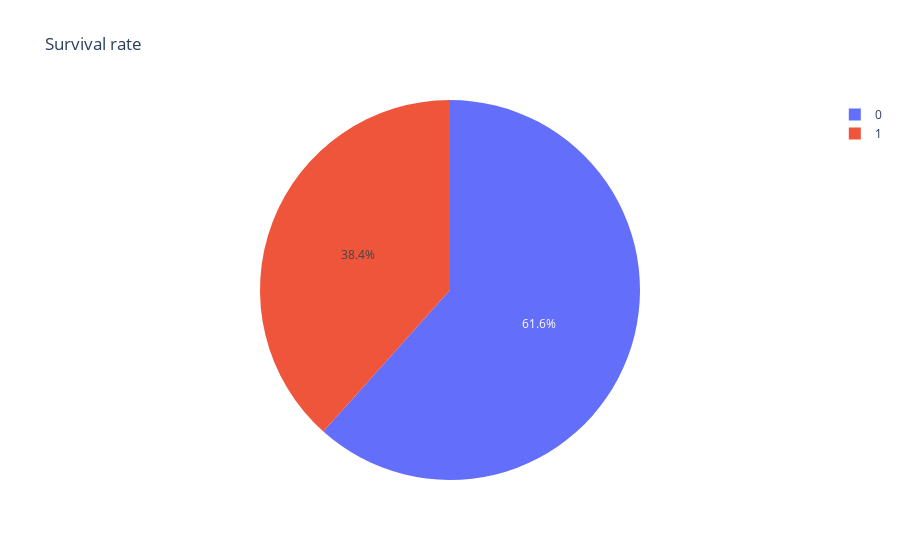

Here is the notebook cell this chart was saved with:
### Code cell
import plotly.express as px
fig4 = px.pie(df1,names='Survived',color='Survived', title="Survival rate")
             
fig4.show()

### Figure 1 — Plotly figure (JSON) as saved in the notebook; plotly's stock layout.template omitted (floating-point values rounded to 4 significant figures; data arrays with more than 128 entries replaced by an {"elided": "..."} marker saying what was removed)
{"data": [{"customdata": {"elided": "891x1 int values"}, "domain": {"x": [0, 1], "y": [0, 1]}, "hovertemplate": "Survived=%{customdata[0]}<extra></extra>", "labels": {"elided": "891 int values"}, "legendgroup": "", "marker": {"colors": {"elided": "891 str values"}}, "name": "", "showlegend": true, "type": "pie"}], "layout": {"legend": {"tracegroupgap": 0}, "title": {"text": "Survival rate"}}}
